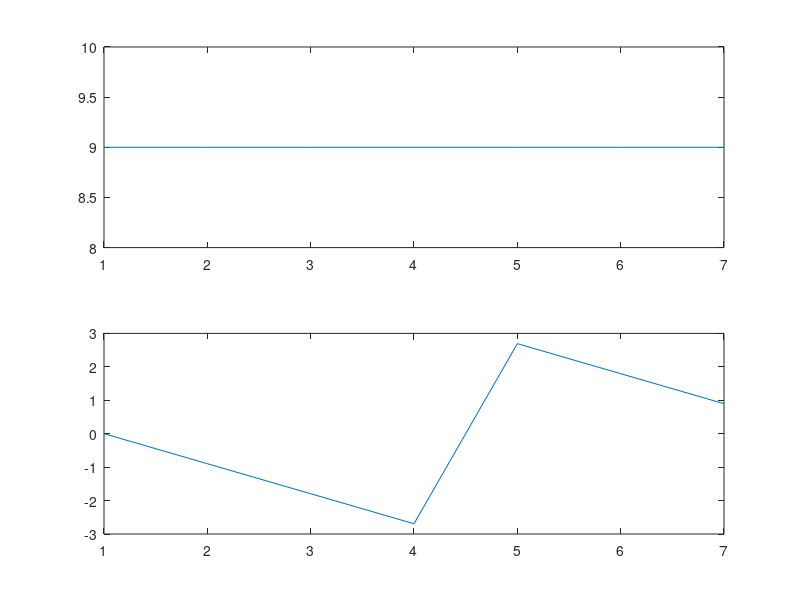
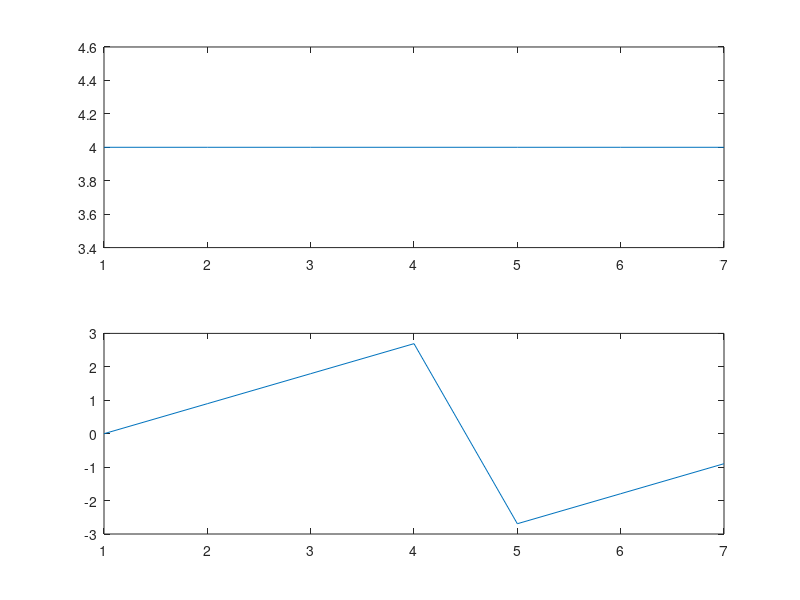
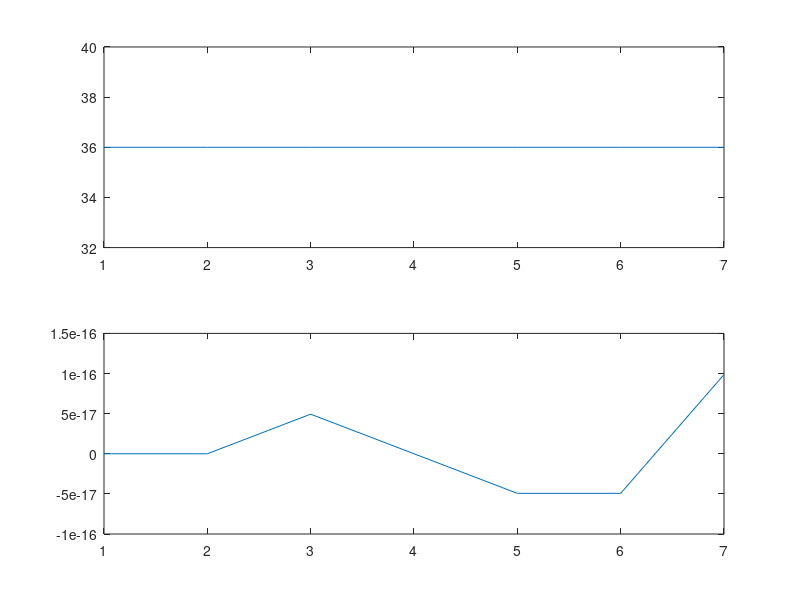

Reproduce these figures in MATLAB, in order.
%{
Author: Özgür Karaaslan

%}
x = [3,-2, 4, -1, 5];  % a şıkkı
h = [3 ,2, -2 ,1];  % b şıkkı
N = 7;

if (length(x)<N) % x matrisi 7 elemanlı olacak şekilde 0 eklendi
    for l=1: N - length(x)
        x = [x 0];
    end
end

if (length(h)<N) % h matrisi 7 elemanlı olacak şekilde 0 eklendi
    for i=1: N - length(h)
        h = [h 0];
    end
end

W_7 = [];

for n=0:N-1    % c şıkkı için 7 elemanlı W_7 matrisi oluşturuldu.
    a = exp(-1j*2*pi*n/N);
    W_7 = [W_7 a]; 
end

X_k = [];
xk = 0;

for k=0:N-1 % d şıkkı için X_k işareti hesaplandı.
    for n=0:N-1
        xk = xk + x(n+1) * W_7(k+1);
    end
    X_k = [X_k xk];
    xk=0;
end

figure(1);  % X_k işaretinin genlik grafiği çizdirildi.
subplot(2,1,1); 
plot(abs(X_k));
subplot(2,1,2);  % X_k işaretinin faz grafiği çizdirildi.
plot(angle(X_k));

H_k = []; 
hk = 0;
for k=0:N-1   	% e şıkkı için H_k işareti hesaplandı.
    for n=0:N-1
        hk = hk + h(n+1) / W_7(k+1);
    end
    H_k = [H_k hk];
    hk=0;
end

figure(2);  % H_k işaretinin genlik grafiği çizdirildi.
subplot(2,1,1);
plot(abs(H_k));
subplot(2,1,2);  % H_k işaretinin faz grafiği çizdirildi.
plot(angle(H_k));

Y_k = [];

for i=1:N   % f şıkkı için Y_k işareti hesaplandı.
    Y_k(i) = H_k(i)*X_k(i);
end

figure(3);   % Y_k işaretinin genlik grafiği çizdirildi.
subplot(2,1,1);
plot(abs(Y_k));
subplot(2,1,2);   % Y_k işaretinin faz grafiği çizdirildi.
plot(angle(Y_k));

y = [];
y_n = 0;

for k=0:N-1    % g şıkkı için y[n] işareti hesaplandı.
    for n=0:N-1
        y_n = y_n + Y_k(n+1) / W_7(k+1);
    end
    y = [y abs(y_n/7)];
    y_n=0;
end

disp(y);  % y[n] işareti command window'a yazdırıldı.
